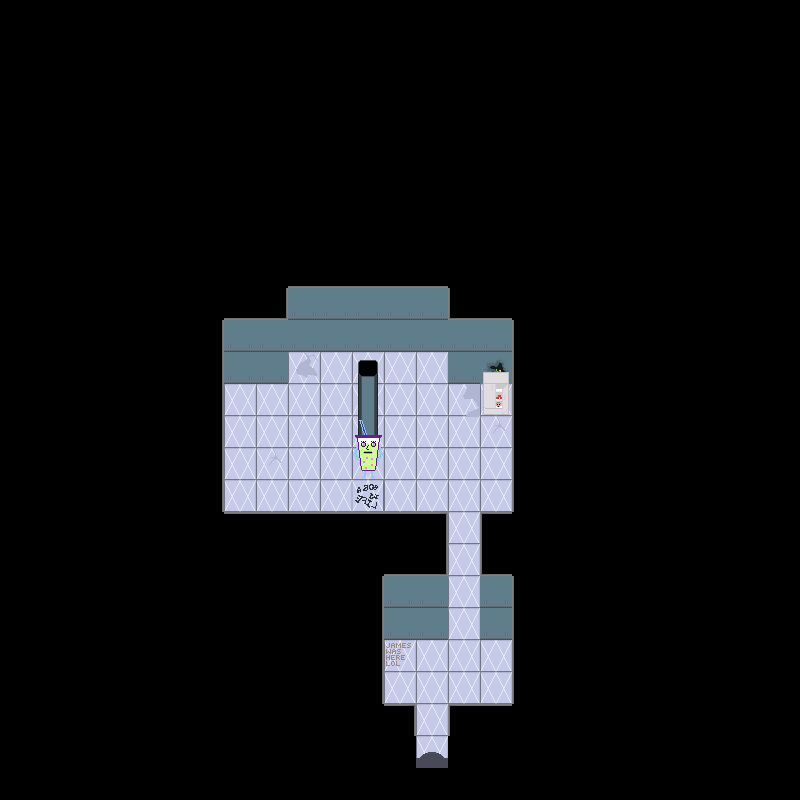

Below is a game level as drawn by its tile map, then a one-line description and the .tmx file that defines it, in full:
An orthogonal 25x25 tile map with 32x32 px tiles, 5 tile layers (backgroundLayer, wallLayer, objectLayer, objectAboveLayer, ...), 2 tilesets and 1 object.

<map version="1.2" tiledversion="1.2.3" orientation="orthogonal" renderorder="right-down" width="25" height="25" tilewidth="32" tileheight="32" infinite="0" nextlayerid="7" nextobjectid="2">
 <tileset firstgid="1" name="f2tiles" tilewidth="32" tileheight="32" tilecount="56" columns="8">
  <image source="../../assets/Floor 2/f2spritesheet.png" width="256" height="224" />
 </tileset>
 <tileset firstgid="57" name="f2objs" tilewidth="32" tileheight="32" tilecount="16" columns="4">
  <image source="../../assets/Floor 2/objspritesheet.png" width="128" height="128" />
 </tileset>
 <layer id="1" name="backgroundLayer" width="25" height="25">
  <data encoding="csv">
1,1,1,1,1,1,1,1,1,1,1,1,1,1,1,1,1,1,1,1,1,1,1,1,1,
1,1,1,1,1,1,1,1,1,1,1,1,1,1,1,1,1,1,1,1,1,1,1,1,1,
1,1,1,1,1,1,1,1,1,1,1,1,1,1,1,1,1,1,1,1,1,1,1,1,1,
1,1,1,1,1,1,1,1,1,1,1,1,1,1,1,1,1,1,1,1,1,1,1,1,1,
1,1,1,1,1,1,1,1,1,1,1,1,1,1,1,1,1,1,1,1,1,1,1,1,1,
1,1,1,1,1,1,1,1,1,1,1,1,1,1,1,1,1,1,1,1,1,1,1,1,1,
1,1,1,1,1,1,1,1,1,1,1,1,1,1,1,1,1,1,1,1,1,1,1,1,1,
1,1,1,1,1,1,1,1,1,1,1,1,1,1,1,1,1,1,1,1,1,1,1,1,1,
1,1,1,1,1,1,1,1,1,1,1,1,1,1,1,1,1,1,1,1,1,1,1,1,1,
1,1,1,1,1,1,1,1,1,1,1,1,1,1,1,1,1,1,1,1,1,1,1,1,1,
1,1,1,1,1,1,1,1,1,1,1,1,1,1,1,1,1,1,1,1,1,1,1,1,1,
1,1,1,1,1,1,1,1,1,37,8,8,8,8,1,1,1,1,1,1,1,1,1,1,1,
1,1,1,1,1,1,1,8,8,8,8,8,8,8,35,8,1,1,1,1,1,1,1,1,1,
1,1,1,1,1,1,1,8,8,8,8,8,8,8,8,51,1,1,1,1,1,1,1,1,1,
1,1,1,1,1,1,1,8,51,8,8,8,8,8,8,8,1,1,1,1,1,1,1,1,1,
1,1,1,1,1,1,1,8,8,8,8,2147483701,8,8,8,8,1,1,1,1,1,1,1,1,1,
1,1,1,1,1,1,1,1,1,1,1,1,1,1,8,1,1,1,1,1,1,1,1,1,1,
1,1,1,1,1,1,1,1,1,1,1,1,1,1,8,1,1,1,1,1,1,1,1,1,1,
1,1,1,1,1,1,1,1,1,1,1,1,1,1,8,1,1,1,1,1,1,1,1,1,1,
1,1,1,1,1,1,1,1,1,1,1,1,1,1,8,1,1,1,1,1,1,1,1,1,1,
1,1,1,1,1,1,1,1,1,1,1,1,50,8,8,8,1,1,1,1,1,1,1,1,1,
1,1,1,1,1,1,1,1,1,1,1,1,8,8,8,8,1,1,1,1,1,1,1,1,1,
1,1,1,1,1,1,1,1,1,1,1,1,1,8,1,1,1,1,1,1,1,1,1,1,1,
1,1,1,1,1,1,1,1,1,1,1,1,1,13,1,1,1,1,1,1,1,1,1,1,1,
1,1,1,1,1,1,1,1,1,1,1,1,1,1,1,1,1,1,1,1,1,1,1,1,1
</data>
 </layer>
 <layer id="2" name="wallLayer" width="25" height="25">
  <data encoding="csv">
0,0,0,0,0,0,0,0,0,0,0,0,0,0,0,0,0,0,0,0,0,0,0,0,0,
0,0,0,0,0,0,0,0,0,0,0,0,0,0,0,0,0,0,0,0,0,0,0,0,0,
0,0,0,0,0,0,0,0,0,0,0,0,0,0,0,0,0,0,0,0,0,0,0,0,0,
0,0,0,0,0,0,0,0,0,0,0,0,0,0,0,0,0,0,0,0,0,0,0,0,0,
0,0,0,0,0,0,0,0,0,0,0,0,0,0,0,0,0,0,0,0,0,0,0,0,0,
0,0,0,0,0,0,0,0,0,0,0,0,0,0,0,0,0,0,0,0,0,0,0,0,0,
0,0,0,0,0,0,0,0,0,0,0,0,0,0,0,0,0,0,0,0,0,0,0,0,0,
0,0,0,0,0,0,0,0,0,0,0,0,0,0,0,0,0,0,0,0,0,0,0,0,0,
0,0,0,0,0,0,0,0,1,7,7,7,7,7,1,0,0,0,0,0,0,0,0,0,0,
0,0,0,0,0,0,1,7,4,25,25,25,25,25,3,7,1,0,0,0,0,0,0,0,0,
0,0,0,0,0,0,5,25,25,25,25,25,25,25,25,25,6,0,0,0,0,0,0,0,0,
0,0,0,0,0,0,5,25,25,0,0,0,0,0,25,20,6,0,0,0,0,0,0,0,0,
0,0,0,0,0,0,5,0,0,0,0,0,0,0,0,0,6,0,0,0,0,0,0,0,0,
0,0,0,0,0,0,5,0,0,0,0,0,0,0,0,0,6,0,0,0,0,0,0,0,0,
0,0,0,0,0,0,5,0,0,0,0,0,0,0,0,0,6,0,0,0,0,0,0,0,0,
0,0,0,0,0,0,5,0,0,0,0,0,0,0,0,0,6,0,0,0,0,0,0,0,0,
0,0,0,0,0,0,1,2,2,2,2,2,2,10,0,9,1,0,0,0,0,0,0,0,0,
0,0,0,0,0,0,0,0,0,0,0,1,7,4,0,3,1,0,0,0,0,0,0,0,0,
0,0,0,0,0,0,0,0,0,0,0,5,25,25,0,25,6,0,0,0,0,0,0,0,0,
0,0,0,0,0,0,0,0,0,0,0,5,25,25,0,25,6,0,0,0,0,0,0,0,0,
0,0,0,0,0,0,0,0,0,0,0,5,0,0,0,0,6,0,0,0,0,0,0,0,0,
0,0,0,0,0,0,0,0,0,0,0,5,0,0,0,0,6,0,0,0,0,0,0,0,0,
0,0,0,0,0,0,0,0,0,0,0,1,10,0,9,2,1,0,0,0,0,0,0,0,0,
0,0,0,0,0,0,0,0,0,0,0,0,1,0,1,0,0,0,0,0,0,0,0,0,0,
0,0,0,0,0,0,0,0,0,0,0,0,1,1,1,0,0,0,0,0,0,0,0,0,0
</data>
 </layer>
 <layer id="3" name="objectLayer" width="25" height="25">
  <data encoding="csv">
0,0,0,0,0,0,0,0,0,0,0,0,0,0,0,0,0,0,0,0,0,0,0,0,0,
0,0,0,0,0,0,0,0,0,0,0,0,0,0,0,0,0,0,0,0,0,0,0,0,0,
0,0,0,0,0,0,0,0,0,0,0,0,0,0,0,0,0,0,0,0,0,0,0,0,0,
0,0,0,0,0,0,0,0,0,0,0,0,0,0,0,0,0,0,0,0,0,0,0,0,0,
0,0,0,0,0,0,0,0,0,0,0,0,0,0,0,0,0,0,0,0,0,0,0,0,0,
0,0,0,0,0,0,0,0,0,0,0,0,0,0,0,0,0,0,0,0,0,0,0,0,0,
0,0,0,0,0,0,0,0,0,0,0,0,0,0,0,0,0,0,0,0,0,0,0,0,0,
0,0,0,0,0,0,0,0,0,0,0,0,0,0,0,0,0,0,0,0,0,0,0,0,0,
0,0,0,0,0,0,0,0,0,0,0,0,0,0,0,0,0,0,0,0,0,0,0,0,0,
0,0,0,0,0,0,0,0,0,0,0,0,0,0,0,0,0,0,0,0,0,0,0,0,0,
0,0,0,0,0,0,0,0,0,0,0,0,0,0,0,0,0,0,0,0,0,0,0,0,0,
0,0,0,0,0,0,0,0,0,0,0,0,0,0,0,0,0,0,0,0,0,0,0,0,0,
0,0,0,0,0,0,0,0,0,0,0,0,0,0,0,67,0,0,0,0,0,0,0,0,0,
0,0,0,0,0,0,0,0,0,0,0,57,0,0,0,0,0,0,0,0,0,0,0,0,0,
0,0,0,0,0,0,0,0,0,0,0,61,0,0,0,0,0,0,0,0,0,0,0,0,0,
0,0,0,0,0,0,0,0,0,0,0,0,0,0,0,0,0,0,0,0,0,0,0,0,0,
0,0,0,0,0,0,0,0,0,0,0,0,0,0,0,0,0,0,0,0,0,0,0,0,0,
0,0,0,0,0,0,0,0,0,0,0,0,0,0,0,0,0,0,0,0,0,0,0,0,0,
0,0,0,0,0,0,0,0,0,0,0,0,0,0,0,0,0,0,0,0,0,0,0,0,0,
0,0,0,0,0,0,0,0,0,0,0,0,0,0,0,0,0,0,0,0,0,0,0,0,0,
0,0,0,0,0,0,0,0,0,0,0,0,0,0,0,0,0,0,0,0,0,0,0,0,0,
0,0,0,0,0,0,0,0,0,0,0,0,0,0,0,0,0,0,0,0,0,0,0,0,0,
0,0,0,0,0,0,0,0,0,0,0,0,0,0,0,0,0,0,0,0,0,0,0,0,0,
0,0,0,0,0,0,0,0,0,0,0,0,0,0,0,0,0,0,0,0,0,0,0,0,0,
0,0,0,0,0,0,0,0,0,0,0,0,0,0,0,0,0,0,0,0,0,0,0,0,0
</data>
 </layer>
 <layer id="4" name="objectAboveLayer" width="25" height="25">
  <data encoding="csv">
0,0,0,0,0,0,0,0,0,0,0,0,0,0,0,0,0,0,0,0,0,0,0,0,0,
0,0,0,0,0,0,0,0,0,0,0,0,0,0,0,0,0,0,0,0,0,0,0,0,0,
0,0,0,0,0,0,0,0,0,0,0,0,0,0,0,0,0,0,0,0,0,0,0,0,0,
0,0,0,0,0,0,0,0,0,0,0,0,0,0,0,0,0,0,0,0,0,0,0,0,0,
0,0,0,0,0,0,0,0,0,0,0,0,0,0,0,0,0,0,0,0,0,0,0,0,0,
0,0,0,0,0,0,0,0,0,0,0,0,0,0,0,0,0,0,0,0,0,0,0,0,0,
0,0,0,0,0,0,0,0,0,0,0,0,0,0,0,0,0,0,0,0,0,0,0,0,0,
0,0,0,0,0,0,0,0,0,0,0,0,0,0,0,0,0,0,0,0,0,0,0,0,0,
0,0,0,0,0,0,0,0,0,0,0,0,0,0,0,0,0,0,0,0,0,0,0,0,0,
0,0,0,0,0,0,0,0,0,0,0,0,0,0,0,0,0,0,0,0,0,0,0,0,0,
0,0,0,0,0,0,0,0,0,0,0,0,0,0,0,0,0,0,0,0,0,0,0,0,0,
0,0,0,0,0,0,0,0,0,0,0,0,0,0,0,63,0,0,0,0,0,0,0,0,0,
0,0,0,0,0,0,0,0,0,0,0,0,0,0,0,0,0,0,0,0,0,0,0,0,0,
0,0,0,0,0,0,0,0,0,0,0,62,0,0,0,0,0,0,0,0,0,0,0,0,0,
0,0,0,0,0,0,0,0,0,0,0,0,0,0,0,0,0,0,0,0,0,0,0,0,0,
0,0,0,0,0,0,0,0,0,0,0,0,0,0,0,0,0,0,0,0,0,0,0,0,0,
0,0,0,0,0,0,0,0,0,0,0,0,0,0,0,0,0,0,0,0,0,0,0,0,0,
0,0,0,0,0,0,0,0,0,0,0,0,0,0,0,0,0,0,0,0,0,0,0,0,0,
0,0,0,0,0,0,0,0,0,0,0,0,0,0,0,0,0,0,0,0,0,0,0,0,0,
0,0,0,0,0,0,0,0,0,0,0,0,0,0,0,0,0,0,0,0,0,0,0,0,0,
0,0,0,0,0,0,0,0,0,0,0,0,0,0,0,0,0,0,0,0,0,0,0,0,0,
0,0,0,0,0,0,0,0,0,0,0,0,0,0,0,0,0,0,0,0,0,0,0,0,0,
0,0,0,0,0,0,0,0,0,0,0,0,0,0,0,0,0,0,0,0,0,0,0,0,0,
0,0,0,0,0,0,0,0,0,0,0,0,0,0,0,0,0,0,0,0,0,0,0,0,0,
0,0,0,0,0,0,0,0,0,0,0,0,0,0,0,0,0,0,0,0,0,0,0,0,0
</data>
 </layer>
 <objectgroup id="6" name="doorLayer">
  <object id="1" gid="16" x="416" y="768" width="32" height="32">
   <properties>
    <property name="door" value="down" />
   </properties>
  </object>
 </objectgroup>
 <layer id="5" name="aboveLayer" width="25" height="25">
  <data encoding="csv">
0,0,0,0,0,0,0,0,0,0,0,0,0,0,0,0,0,0,0,0,0,0,0,0,0,
0,0,0,0,0,0,0,0,0,0,0,0,0,0,0,0,0,0,0,0,0,0,0,0,0,
0,0,0,0,0,0,0,0,0,0,0,0,0,0,0,0,0,0,0,0,0,0,0,0,0,
0,0,0,0,0,0,0,0,0,0,0,0,0,0,0,0,0,0,0,0,0,0,0,0,0,
0,0,0,0,0,0,0,0,0,0,0,0,0,0,0,0,0,0,0,0,0,0,0,0,0,
0,0,0,0,0,0,0,0,0,0,0,0,0,0,0,0,0,0,0,0,0,0,0,0,0,
0,0,0,0,0,0,0,0,0,0,0,0,0,0,0,0,0,0,0,0,0,0,0,0,0,
0,0,0,0,0,0,0,0,0,0,0,0,0,0,0,0,0,0,0,0,0,0,0,0,0,
0,0,0,0,0,0,0,0,0,0,0,0,0,0,0,0,0,0,0,0,0,0,0,0,0,
0,0,0,0,0,0,0,0,0,0,0,0,0,0,0,0,0,0,0,0,0,0,0,0,0,
0,0,0,0,0,0,0,0,0,0,0,0,0,0,0,0,0,0,0,0,0,0,0,0,0,
0,0,0,0,0,0,0,0,0,0,0,58,0,0,0,0,0,0,0,0,0,0,0,0,0,
0,0,0,0,0,0,0,0,0,0,0,72,0,0,0,0,0,0,0,0,0,0,0,0,0,
0,0,0,0,0,0,0,0,0,0,0,0,0,0,0,0,0,0,0,0,0,0,0,0,0,
0,0,0,0,0,0,0,0,0,0,0,0,0,0,0,0,0,0,0,0,0,0,0,0,0,
0,0,0,0,0,0,0,0,0,0,0,0,0,0,0,0,0,0,0,0,0,0,0,0,0,
0,0,0,0,0,0,0,0,0,0,0,0,0,0,0,0,0,0,0,0,0,0,0,0,0,
0,0,0,0,0,0,0,0,0,0,0,0,0,0,0,0,0,0,0,0,0,0,0,0,0,
0,0,0,0,0,0,0,0,0,0,0,0,0,0,0,0,0,0,0,0,0,0,0,0,0,
0,0,0,0,0,0,0,0,0,0,0,0,0,0,0,0,0,0,0,0,0,0,0,0,0,
0,0,0,0,0,0,0,0,0,0,0,0,0,0,0,0,0,0,0,0,0,0,0,0,0,
0,0,0,0,0,0,0,0,0,0,0,0,0,0,0,0,0,0,0,0,0,0,0,0,0,
0,0,0,0,0,0,0,0,0,0,0,0,0,0,0,0,0,0,0,0,0,0,0,0,0,
0,0,0,0,0,0,0,0,0,0,0,0,0,0,0,0,0,0,0,0,0,0,0,0,0,
0,0,0,0,0,0,0,0,0,0,0,0,0,0,0,0,0,0,0,0,0,0,0,0,0
</data>
 </layer>
</map>
